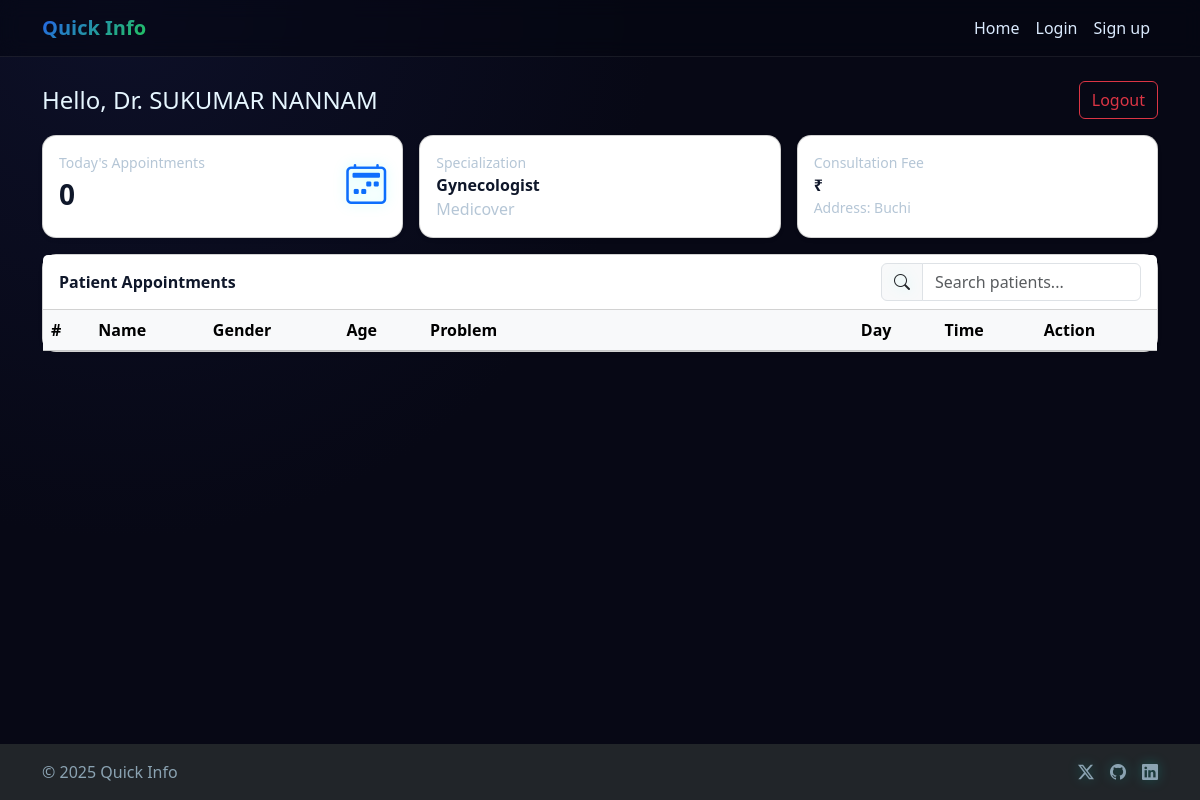
Before: /dochome/ (signed in) with the older database file.
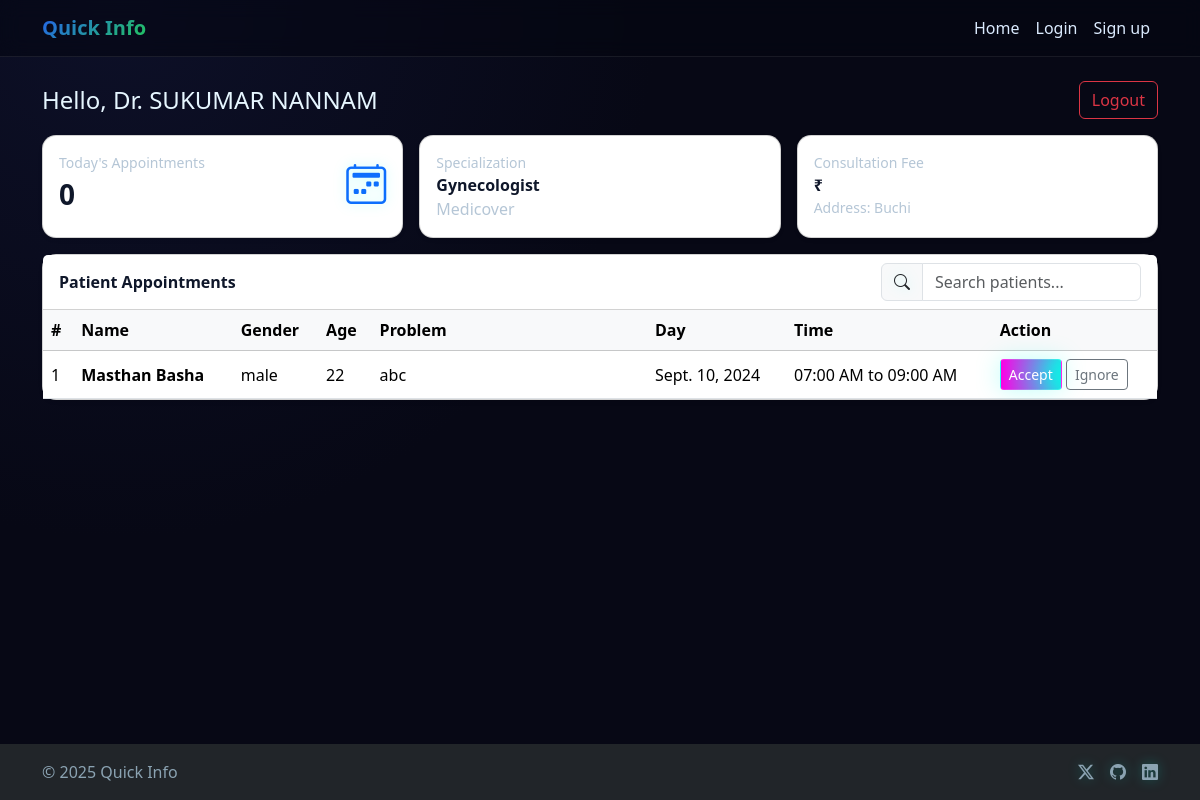
After: the same page with the newer database file.
### quickapp/models.py (models this page shows)
class user_appointment(models.Model):
    pusername=models.CharField(max_length=20,unique=True)
    gender = models.CharField(max_length=20)
    demail = models.EmailField(max_length=40)
    pname=models.CharField(max_length=30)
    page=models.IntegerField()
    problem=models.CharField( max_length=150)
    day=models.DateField()
    time=models.CharField(max_length=50)

### quickapp/views.py (the view)
# urls.py: path('dochome/',dochome),
def dochome(request):
    apo=user_appointment.objects.all()
    email = request.session['doc']
    doc=Doctor_data.objects.get(email=email)
    fname = doc.fname
    lname=doc.lname
    name=fname+" "+lname
    return render(request,'dochome.html',{'doc':doc,'name':name,'apo':apo})

### quickapp/templates/dochome.html (shortened to what this page needs)
{% extends 'base.html' %}
{% block content %}
<div class="d-flex justify-content-between align-items-center mb-3">
    <h2 class="h4 m-0">Hello, Dr. <span class="text-uppercase">{{ name }}</span></h2>
    <a class="btn btn-outline-danger" href="/logout/">Logout</a>
  </div>
  <div class="row g-3 mb-3">
    <div class="col-12 col-md-4">
      <div class="card h-100 shadow-sm">
        <div class="card-body">
          <div class="d-flex justify-content-between align-items-center">
            <div>
              <div class="text-muted small">Today's Appointments</div>
              <div class="fs-3 fw-bold">{% with total=0 %}{% for a in apo %}{% if a.demail == doc.email %}{% with total=total|add:1 %}{% endwith %}{% endif %}{% endfor %}{{ total }}{% endwith %}</div>
            </div>
            <i class="bi bi-calendar2-week fs-1 text-primary"></i>
          </div>
        </div>
      </div>
    </div>
    <div class="col-12 col-md-4">
      <div class="card h-100 shadow-sm">
        <div class="card-body">
          <div class="text-muted small">Specialization</div>
          <div class="fw-semibold">{{ doc.specialization }}</div>
          <div class="text-muted">{{ doc.hospital }}</div>
        </div>
      </div>
    </div>
    <div class="col-12 col-md-4">
      <div class="card h-100 shadow-sm">
        <div class="card-body">
          <div class="text-muted small">Consultation Fee</div>
          <div class="fw-bold">₹ {{ doc.price }}</div>
          <div class="text-muted small">Address: {{ doc.address }}</div>
        </div>
      </div>
    </div>
  </div>
  <div class="card shadow-sm">
    <div class="card-header bg-white d-flex justify-content-between align-items-center">
      <span class="fw-semibold">Patient Appointments</span>
      <div class="input-group" style="width: 260px;">
        <span class="input-group-text"><i class="bi bi-search"></i></span>
        <input id="search" type="text" class="form-control" placeholder="Search patients...">
      </div>
    </div>
    <div class="table-responsive">
      <table class="table align-middle mb-0" id="apptTable">
        <thead class="table-light">
          <tr>
            <th>#</th>
            <th>Name</th>
            <th>Gender</th>
            <th>Age</th>
            <th style="min-width:240px">Problem</th>
            <th>Day</th>
            <th>Time</th>
            <th>Action</th>
          </tr>
        </thead>
        <tbody>
          {% for usrs in apo %}
          {% if doc.email == usrs.demail %}
          <tr>
            <td>{{ forloop.counter }}</td>
            <td class="fw-semibold">{{ usrs.pname }}</td>
            <td>{{ usrs.gender }}</td>
            <td>{{ usrs.page }}</td>
            <td><div class="text-truncate" style="max-width: 320px;">{{ usrs.problem }}</div></td>
            <td>{{ usrs.day }}</td>
            <td>{{ usrs.time }}</td>
            <td>
              <button class="btn btn-sm btn-primary" data-bs-toggle="modal" data-bs-target="#modal{{ forloop.counter }}">Accept</button>
              <button class="btn btn-sm btn-outline-secondary">Ignore</button>
            </td>
          </tr>
          {% endif %}
          {% empty %}
          <tr>
            <td colspan="8" class="text-center text-muted py-4">No appointments yet.</td>
          </tr>
          {% endfor %}
        </tbody>
      </table>
    </div>
  </div>
{% endblock %}

Changed rows visible on the page:
added user_appointment: pname "Masthan Basha", gender "male", page "22", problem "abc", day "Sept. 10, 2024", time "07:00 AM to 09:00 AM"
